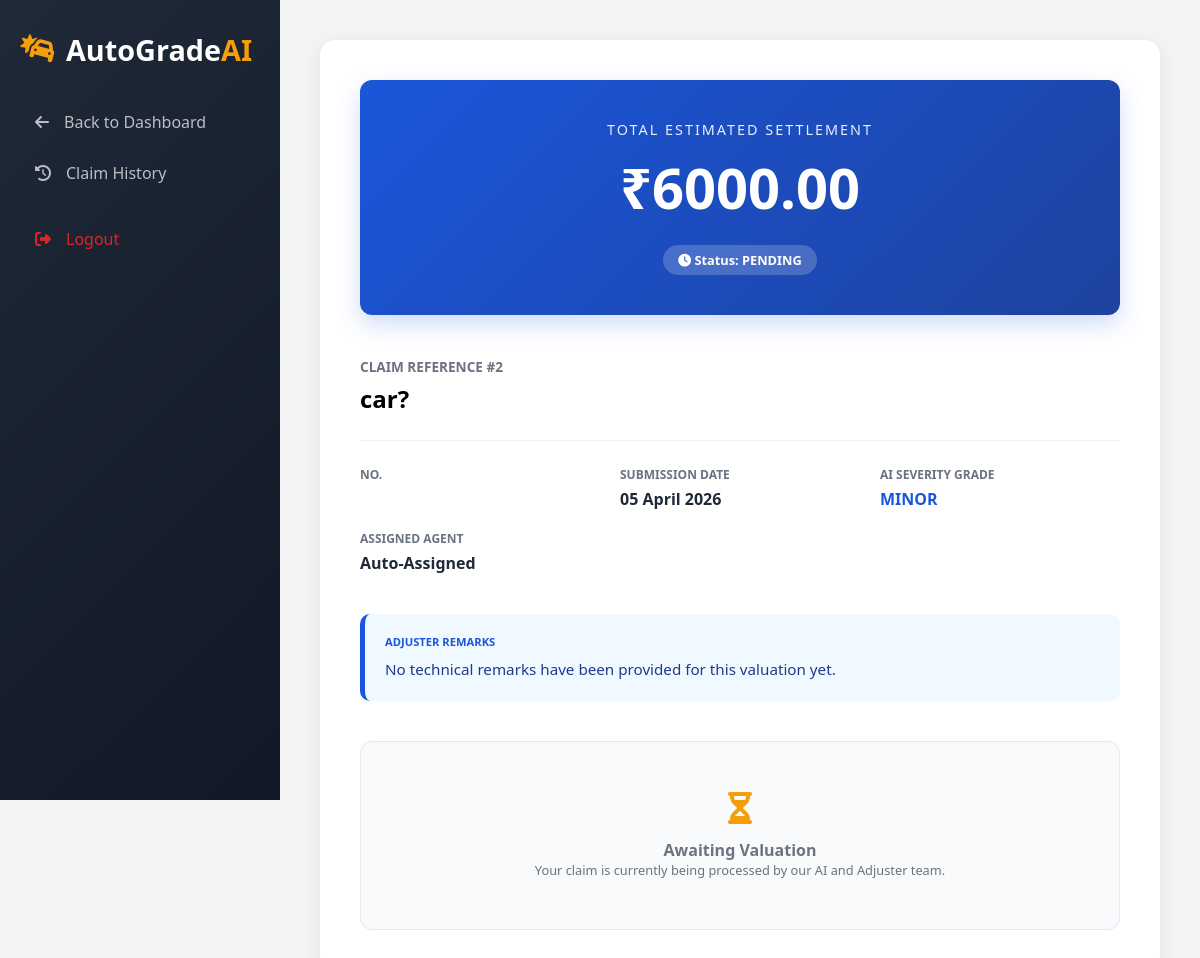
The app's page /claim-details/2/ (signed in) with its own data.
### my_admin/models.py (models this page shows)
class DamageAnalysis(models.Model):
    user = models.ForeignKey(User, on_delete=models.CASCADE, related_name='claims')
    agent = models.ForeignKey(User, on_delete=models.SET_NULL, null=True, blank=True, related_name='tasks')
    damage_level = models.CharField(max_length=20, default='TBD')
    total_damage_factor = models.FloatField(default=0.0)
    detected_parts = models.CharField(max_length=255, null=True, blank=True)
    car_details = models.CharField(max_length=100)
    status = models.CharField(max_length=20, default='Pending')  # Pending, Approved, Appealed, Escalated
    market_value = models.DecimalField(max_digits=12, decimal_places=2, default=0)
    estimated_claim = models.DecimalField(max_digits=12, decimal_places=2, default=0)
    minor_coeff = models.FloatField(default=0.025)
    moderate_coeff = models.FloatField(default=0.05)
    major_coeff = models.FloatField(default=0.1)
    agent_comment = models.TextField(null=True, blank=True)
    user_appeal_reason = models.TextField(null=True, blank=True)
    appeal_count = models.IntegerField(default=0)
    created_at = models.DateTimeField(auto_now_add=True)
    updated_at = models.DateTimeField(auto_now=True)

### my_admin/views.py (the view)
# urls.py: path('claim-details/<int:claim_id>/', views.claim_details, name='claim_details'),
@login_required
def claim_details(request, claim_id):
    claim = get_object_or_404(DamageAnalysis, id=claim_id, user=request.user)
    return render(request, "ClaimDetails.html", {'claim': claim})

### my_admin/templates/ClaimDetails.html (shortened to what this page needs)
<!DOCTYPE html>
<html lang="en">
<head>
    <link rel="stylesheet" href="https://cdnjs.cloudflare.com/ajax/libs/font-awesome/6.4.0/css/all.min.css">
</head>
<body>
    <div class="sidebar">
        <div class="sidebar-header">
            <div class="logo"><i class="fas fa-car-crash"></i><span>AutoGrade<span>AI</span></span></div>
        </div>
        <div class="nav-menu">
            <a href="{% url 'admin_dashboard' %}" class="nav-item">
                <i class="fas fa-arrow-left"></i><span>Back to Dashboard</span>
            </a>
            <a href="{% url 'claim_history' %}" class="nav-item">
                <i class="fas fa-history"></i><span>Claim History</span>
            </a>
            <a href="{% url 'my_logout' %}" class="nav-item" style="color: var(--danger); margin-top: 20px;">
                <i class="fas fa-sign-out-alt"></i><span>Logout</span>
            </a>
        </div>
    </div>
    <div class="main-content">
        <div class="detail-card">
            <div class="claim-hero">
                <p>Total Estimated Settlement</p>
                <h1>₹{{ claim.estimated_claim|default:"0.00" }}</h1>
                <div class="hero-status">
                    <i class="fas {% if claim.status == 'Approved' %}fa-check-circle{% else %}fa-clock{% endif %}"></i>
                    Status: {{ claim.status|upper }}
                </div>
            </div>
            <div class="header-row">
                <div>
                    <span class="claim-id">Claim Reference #{{ claim.id }}</span>
                    <h2 style="margin-top: 5px;">{{ claim.car_details }}</h2>
                </div>
            </div>
            <div class="info-grid">
                <div class="info-item">
                    <label>No.</label>
                </div>
                <div class="info-item">
                    <label>Submission Date</label>
                    <p>{{ claim.updated_at|date:"d F Y"}}</p>
                </div>
                <div class="info-item">
                    <label>AI Severity Grade</label>
                    <p style="color: var(--primary);">{{ claim.damage_level|upper }}</p>
                </div>
                <div class="info-item">
                    <label>Assigned Agent</label>
                    <p>{{ claim.agent.first_name|default:"Auto-Assigned" }}</p>
                </div>
            </div>
            <div class="comment-box">
                <label>Adjuster Remarks</label>
                <p>{{ claim.agent_comment|default:"No technical remarks have been provided for this valuation yet." }}</p>
            </div>
            <div class="appeal-section">
                {% if claim.status != 'Pending' %}
                    {% if claim.appeal_count < 2 %}
                        <h3><i class="fas fa-sync-alt"></i> Disagree with this Valuation?</h3>
                        <p style="color: var(--gray); margin-bottom: 20px; font-size: 0.85rem;">
                            You may request a formal re-evaluation. Our adjusters will manually review the AI diagnostic parameters.
                            <br><strong>Remaining Appeals: {{ 2|add:claim.appeal_count|add:"-2" }}</strong>
                        </p>
                        {% if claim.appeal_count == 1 %}
                            <div class="final-warning">
                                <i class="fas fa-exclamation-triangle"></i> <strong>Note:</strong> This is your second and final appeal allowed via the portal. If the dispute remains unresolved, the case will proceed to administrative escalation.
                            </div>
                        {% endif %}
                        <form method="POST" action="{% url 'submit_appeal' claim.id %}">
                            {% csrf_token %}
                            <textarea name="appeal_reason" placeholder="Explain why you are requesting a re-evaluation (e.g., missed external damage, market value discrepancy)..." required rows="4"></textarea>
                            <button type="submit" class="btn btn-primary">
                                <i class="fas fa-paper-plane"></i> Submit Re-evaluation Request
                            </button>
                        </form>
                    {% else %}
                        <div class="limit-notice">
                            <i class="fas fa-gavel" style="font-size: 1.5rem; margin-bottom: 10px; display: block;"></i>
                            <p><strong>Standard appeal limit reached.</strong></p>
                            <p style="font-size: 0.85rem; opacity: 0.8;">Disputes are now eligible for System Administrator review.</p>
                        </div>
                        <h3><i class="fas fa-user-shield"></i> Final Administrative Escalation</h3>
                        <p style="color: var(--gray); margin-bottom: 20px; font-size: 0.85rem;">
                            Submit a final grievance statement. A System Administrator will audit the AI logs and Agent logs to make a final determination.
                        </p>
                        <form method="POST" action="{% url 'admin_complaint' claim.id %}">
                            {% csrf_token %}
                            <textarea name="description" placeholder="Provide a final summary of your grievance for Admin audit..." required rows="4"></textarea>
                            <button type="submit" class="btn btn-danger">
                                <i class="fas fa-exclamation-circle"></i> Escalate to Admin Dashboard
                            </button>
                        </form>
                    {% endif %}
                {% else %}
                    <div style="text-align: center; padding: 20px; color: var(--gray);">
                        <i class="fas fa-hourglass-half" style="font-size: 2rem; margin-bottom: 15px; display: block; color: var(--secondary);"></i>
                        <p><strong>Awaiting Valuation</strong></p>
                        <p style="font-size: 0.8rem;">Your claim is currently being processed by our AI and Adjuster team.</p>
                    </div>
                {% endif %}
            </div>
        </div>
    </div>
</body>
</html>

### my_admin/templates/ClaimDetails.html (style rules this page uses)
* { margin: 0; padding: 0; box-sizing: border-box; font-family: 'Segoe UI', Tahoma, Geneva, Verdana, sans-serif; }
:root { --primary: #1a56db; --primary-dark: #1e429f; --secondary: #f59e0b; --dark: #1f2937; --light: #f9fafb; --gray: #6b7280; --danger: #dc2626; --success: #10b981; --warning: #f59e0b; --transition: all 0.3s ease; }
body { background-color: #f3f4f6; display: flex; min-height: 100vh; }
.sidebar { width: 280px; background: linear-gradient(135deg, var(--dark) 0%, #111827 100%); color: white; position: fixed; height: 100vh; padding: 30px 20px; z-index: 100; }
.sidebar-header .logo { display: flex; align-items: center; gap: 10px; font-size: 1.8rem; font-weight: 700; color: white; margin-bottom: 30px; }
.sidebar-header .logo i { color: var(--secondary); }
.sidebar-header .logo span span { color: var(--secondary); }
.nav-item { padding: 12px 15px; display: flex; align-items: center; gap: 15px; color: rgba(255,255,255,0.7); text-decoration: none; transition: var(--transition); border-radius: 8px; margin-bottom: 5px; }
.main-content { flex: 1; margin-left: 280px; padding: 40px; }
.detail-card { background: white; border-radius: 15px; padding: 40px; box-shadow: 0 4px 20px rgba(0,0,0,0.08); max-width: 900px; margin: 0 auto; }
.claim-hero { background: linear-gradient(135deg, var(--primary) 0%, var(--primary-dark) 100%); padding: 40px; border-radius: 12px; color: white; text-align: center; margin-bottom: 40px; box-shadow: 0 10px 25px rgba(26, 86, 219, 0.2); }
.claim-hero h1 { font-size: 3.5rem; margin: 10px 0; font-weight: 800; }
.claim-hero p { font-size: 0.9rem; text-transform: uppercase; letter-spacing: 2px; opacity: 0.9; }
.hero-status { display: inline-block; background: rgba(255, 255, 255, 0.2); padding: 6px 15px; border-radius: 20px; font-size: 0.8rem; font-weight: 700; margin-top: 10px; backdrop-filter: blur(5px); }
.header-row { display: flex; justify-content: space-between; align-items: flex-end; margin-bottom: 25px; }
.claim-id { color: var(--gray); font-weight: 600; font-size: 0.85rem; text-transform: uppercase; }
.info-grid { display: grid; grid-template-columns: repeat(3, 1fr); gap: 20px; margin-bottom: 40px; border-top: 1px solid #edf2f7; padding-top: 25px; }
.info-item label { display: block; color: var(--gray); font-size: 0.75rem; font-weight: 700; margin-bottom: 5px; text-transform: uppercase; }
.info-item p { font-size: 1rem; color: var(--dark); font-weight: 600; }
.comment-box { padding: 20px; border-radius: 10px; margin-bottom: 25px; border-left: 5px solid var(--primary); background: #f0f9ff; }
.comment-box label { font-weight: 800; font-size: 0.7rem; color: var(--primary); text-transform: uppercase; display: block; margin-bottom: 8px; }
.comment-box p { line-height: 1.6; color: #1e3a8a; font-size: 0.95rem; }
.appeal-section { margin-top: 40px; padding: 30px; border-radius: 12px; background: #f8fafc; border: 1px solid #e2e8f0; }

### records on screen
DamageAnalysis: estimated_claim "6000.00", status "PENDING", id "2", car_details "car?", updated_at "05 April 2026", damage_level "MINOR", agent.first_name "Auto-Assigned", agent_comment "No technical remarks have been provided for this valuation yet."
